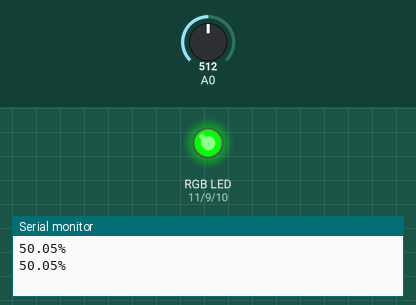
Recording of a sketch running on a simulated Arduino Uno, built with avr-gcc and run on an emulated ATmega328P. Shown: an RGB LED mixed from three pins (HIGH = lit), the last lines printed to the serial monitor. Inputs (shaded band) come from the test bench; at power-on: A0 = 512.

Above: at 1.8 s.
1.9 s: A0 set to 701
4.2 s: A0 set to 727
At 6.9 s:
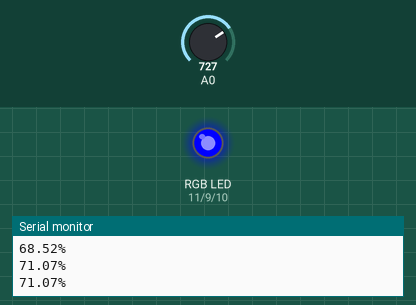
7.5 s: A0 set to 122
At 9.3 s:
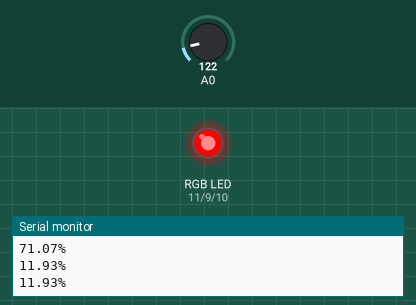
10.5 s: A0 set to 192
13.2 s: A0 set to 220
At 16.2 s:
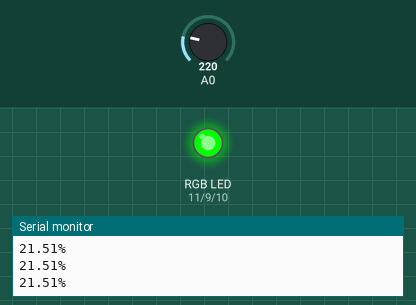
16.5 s: A0 set to 60
At 18.7 s:
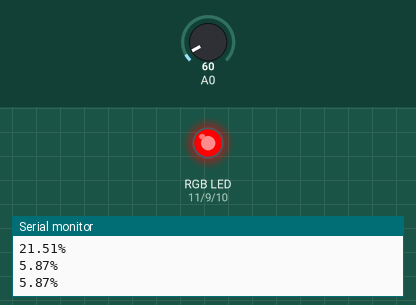
Timing chart, 0 to 20.2 s (numbered marks = the images above; inputs shaded):
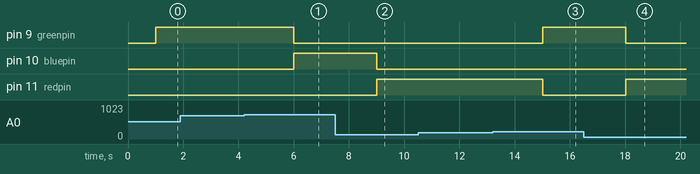

The sketch:

soil_prac.ino
```cpp
// set up for moisture
float humidPercentage = humidPercentage;


//set up for RGB LED Light
int redpin = 11; // select the pin for the red LED
int bluepin = 10; // select the pin for the blue LED
int greenpin = 9 ;// select the pin for the green LED
int val;

void setup() {
  // set up for moisture
  Serial.begin(9600); // open serial port, set the baud rate as 9600 bps

  //set up for RGB LED Light
  pinMode (redpin, OUTPUT);
  pinMode (bluepin, OUTPUT);
  pinMode (greenpin, OUTPUT);

}

void loop() {
  //Set up for moisture
  int val;
  val = analogRead(0); //connect sensor to Analog 0
  humidPercentage = (float(val)/1023)*100;
  Serial.print(humidPercentage); //print the value to serial port
  Serial.print("%");
  Serial.print("\n");
  delay(1000);

  //set up for RGB LED Light
  if (humidPercentage >= 70)
  {
    analogWrite (11, 0);
    analogWrite (10, 255);
    analogWrite (9, 0);
  }
  else if (humidPercentage <= 20)
  {
    analogWrite (11, 255);
    analogWrite (10, 0);
    analogWrite (9, 0);
  }
  else
  {
    analogWrite (11, 0);
    analogWrite (10, 0);
    analogWrite (9, 255);
  }
}
```

Measured:
- the behaviour switches between 716 and 717 on A0 (found by bisection; images 0 and 1)
- the behaviour switches between 204 and 205 on A0 (found by bisection; images 2 and 3)
- after the input at 4.2 s, pin 9 (greenpin): HIGH → LOW after 1.8 s; pin 10 (bluepin): LOW → HIGH after 1.8 s
- after the input at 7.5 s, pin 10 (bluepin): HIGH → LOW after 1.5 s; pin 11 (redpin): LOW → HIGH after 1.5 s
- after the input at 13.2 s, pin 9 (greenpin): LOW → HIGH after 1.8 s; pin 11 (redpin): HIGH → LOW after 1.8 s
- after the input at 16.5 s, pin 9 (greenpin): HIGH → LOW after 1.5 s; pin 11 (redpin): LOW → HIGH after 1.5 s
